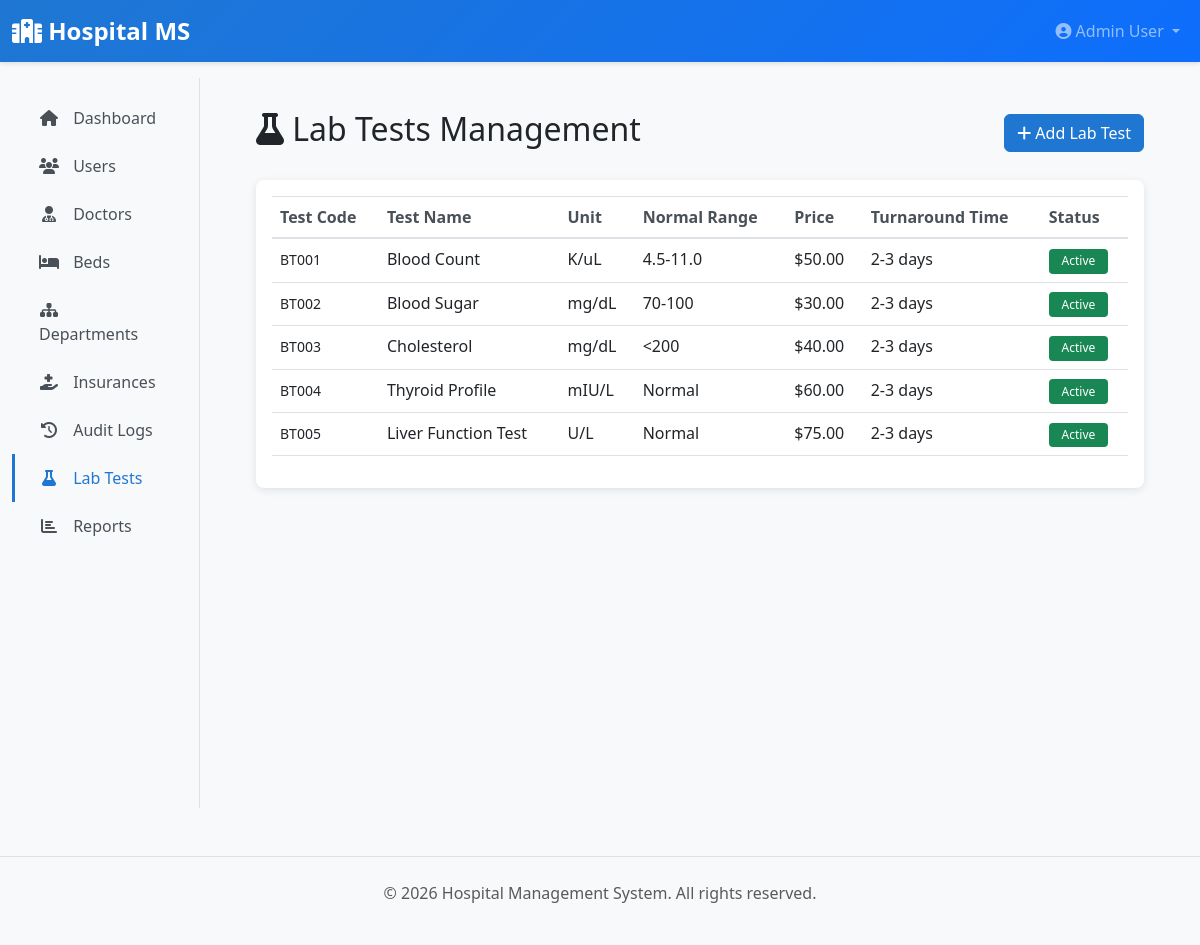
/admin/lab-tests (signed in), run on the app's committed database.
### app/models/__init__.py (models this page shows, shortened)
class User(UserMixin, db.Model):
    __tablename__ = 'users'
    id = db.Column(db.Integer, primary_key=True)
    username = db.Column(db.String(80), unique=True, nullable=False, index=True)
    email = db.Column(db.String(120), unique=True, nullable=False, index=True)
    password_hash = db.Column(db.String(255), nullable=False)
    first_name = db.Column(db.String(80))
    last_name = db.Column(db.String(80))
    phone = db.Column(db.String(20))
    role = db.Column(db.Enum(UserRole), nullable=False, default=UserRole.PATIENT)
    is_active = db.Column(db.Boolean, default=True)
    created_at = db.Column(db.DateTime, default=datetime.utcnow)
    updated_at = db.Column(db.DateTime, default=datetime.utcnow, onupdate=datetime.utcnow)
    patient = db.relationship('Patient', uselist=False, back_populates='user', foreign_keys='Patient.user_id', cascade='all, delete-orphan', passive_deletes=True)
    doctor = db.relationship('Doctor', uselist=False, back_populates='user', foreign_keys='Doctor.user_id', cascade='all, delete-orphan', passive_deletes=True)
    lab_staff = db.relationship('LabStaff', uselist=False, back_populates='user', foreign_keys='LabStaff.user_id', cascade='all, delete-orphan', passive_deletes=True)
    def get_full_name(self):
        return f"{self.first_name} {self.last_name}".strip()

class LabTest(db.Model):
    __tablename__ = 'lab_tests'
    id = db.Column(db.Integer, primary_key=True)
    test_code = db.Column(db.String(30), unique=True, nullable=False)
    test_name = db.Column(db.String(120), nullable=False)
    description = db.Column(db.Text)
    normal_range = db.Column(db.String(100))
    unit = db.Column(db.String(50))
    price = db.Column(db.Float, nullable=False)
    turnaround_time = db.Column(db.String(50))  # e.g., "2-3 days"
    is_active = db.Column(db.Boolean, default=True)
    created_at = db.Column(db.DateTime, default=datetime.utcnow)
    lab_results = db.relationship('LabResult', back_populates='lab_test', cascade='all, delete-orphan')

### app/blueprints/admin.py (the view)
@admin_bp.route('/lab-tests')
@login_required
@admin_required
def lab_tests_list():
    page = request.args.get('page', 1, type=int)
    tests = LabTest.query.paginate(page=page, per_page=10)
    return render_template('admin/lab_tests_list.html', tests=tests)

### app/blueprints/admin.py (called while the page is built)
def admin_required(f):
    @wraps(f)
    def decorated_function(*args, **kwargs):
        if not current_user.is_authenticated or current_user.role != UserRole.ADMIN:
            flash('You do not have permission to access this page.', 'danger')
            return redirect(url_for('main.dashboard'))
        return f(*args, **kwargs)
    return decorated_function

### app/templates/admin/lab_tests_list.html (shortened to what this page needs)
{% extends "layouts/base.html" %}
{% block content %}
<div class="d-flex justify-content-between align-items-center mb-4">
    <h2><i class="fas fa-flask"></i> Lab Tests Management</h2>
    <a href="{{ url_for('admin.create_lab_test') }}" class="btn btn-primary">
        <i class="fas fa-plus"></i> Add Lab Test
    </a>
</div>
<div class="card">
    <div class="card-body">
        {% if tests.items %}
        <div class="table-responsive">
            <table class="table table-hover">
                <thead>
                    <tr>
                        <th>Test Code</th>
                        <th>Test Name</th>
                        <th>Unit</th>
                        <th>Normal Range</th>
                        <th>Price</th>
                        <th>Turnaround Time</th>
                        <th>Status</th>
                    </tr>
                </thead>
                <tbody>
                    {% for test in tests.items %}
                    <tr>
                        <td><small>{{ test.test_code }}</small></td>
                        <td>{{ test.test_name }}</td>
                        <td>{{ test.unit }}</td>
                        <td>{{ test.normal_range }}</td>
                        <td>${{ "%.2f"|format(test.price) }}</td>
                        <td>{{ test.turnaround_time }}</td>
                        <td>
                            {% if test.is_active %}
                                <span class="badge badge-success">Active</span>
                            {% else %}
                                <span class="badge badge-danger">Inactive</span>
                            {% endif %}
                        </td>
                    </tr>
                    {% endfor %}
                </tbody>
            </table>
        </div>
        {% else %}
        <p class="text-muted text-center my-3">No lab tests configured yet.</p>
        {% endif %}
    </div>
</div>
{% endblock %}

### app/templates/layouts/base.html (shortened to what this page needs)
<!DOCTYPE html>
<html lang="en">
<head>
    <link href="https://cdnjs.cloudflare.com/ajax/libs/bootstrap/5.3.0/css/bootstrap.min.css" rel="stylesheet">
    <link href="https://cdnjs.cloudflare.com/ajax/libs/font-awesome/6.4.0/css/all.min.css" rel="stylesheet">
</head>
<body>
    <nav class="navbar navbar-expand-lg navbar-dark sticky-top">
        <div class="container-fluid">
            <a class="navbar-brand" href="{{ url_for('main.dashboard') }}">
                <i class="fas fa-hospital"></i> Hospital MS
            </a>
            <div class="collapse navbar-collapse" id="navbarNav">
                <ul class="navbar-nav ms-auto">
                    {% if current_user.is_authenticated %}
                        <li class="nav-item dropdown">
                            <a class="nav-link dropdown-toggle" href="#" id="userDropdown" role="button" data-bs-toggle="dropdown">
                                <i class="fas fa-user-circle"></i> {{ current_user.get_full_name() or current_user.username }}
                            </a>
                        </li>
                    {% else %}
                        <li class="nav-item">
                            <a class="nav-link" href="{{ url_for('auth.login') }}">Login</a>
                        </li>
                    {% endif %}
                </ul>
            </div>
        </div>
    </nav>
    {% if current_user.is_authenticated %}
        <div class="container-fluid">
            <div class="row">
                <nav class="col-md-3 col-lg-2 d-md-block bg-light sidebar">
                    <div class="position-sticky pt-3">
                        <ul class="nav flex-column">
                            {% if current_user.role.value == 'admin' %}
                                <li class="nav-item">
                                    <a class="nav-link {% if request.endpoint == 'admin.dashboard' %}active{% endif %}" href="{{ url_for('admin.dashboard') }}">
                                        <i class="fas fa-home"></i> Dashboard
                                    </a>
                                </li>
                                <li class="nav-item">
                                    <a class="nav-link {% if request.endpoint in ['admin.users_list', 'admin.create_user', 'admin.edit_user'] %}active{% endif %}" href="{{ url_for('admin.users_list') }}">
                                        <i class="fas fa-users"></i> Users
                                    </a>
                                </li>
                                <li class="nav-item">
                                    <a class="nav-link {% if request.endpoint in ['admin.doctors_list', 'admin.edit_doctor'] %}active{% endif %}" href="{{ url_for('admin.doctors_list') }}">
                                        <i class="fas fa-user-md"></i> Doctors
                                    </a>
                                </li>
                                <li class="nav-item">
                                    <a class="nav-link {% if request.endpoint in ['admin.beds_list', 'admin.create_bed'] %}active{% endif %}" href="{{ url_for('admin.beds_list') }}">
                                        <i class="fas fa-bed"></i> Beds
                                    </a>
                                </li>
                                <li class="nav-item">
                                    <a class="nav-link {% if request.endpoint in ['admin.departments_list', 'admin.create_department'] %}active{% endif %}" href="{{ url_for('admin.departments_list') }}">
                                        <i class="fas fa-sitemap"></i> Departments
                                    </a>
                                </li>
                                <li class="nav-item">
                                    <a class="nav-link {% if request.endpoint in ['admin.insurances_list', 'admin.create_insurance'] %}active{% endif %}" href="{{ url_for('admin.insurances_list') }}">
                                        <i class="fas fa-hand-holding-medical"></i> Insurances
                                    </a>
                                </li>
                                <li class="nav-item">
                                    <a class="nav-link {% if request.endpoint == 'admin.audit_logs' %}active{% endif %}" href="{{ url_for('admin.audit_logs') }}">
                                        <i class="fas fa-history"></i> Audit Logs
                                    </a>
                                </li>
                                <li class="nav-item">
                                    <a class="nav-link {% if request.endpoint in ['admin.lab_tests_list', 'admin.create_lab_test'] %}active{% endif %}" href="{{ url_for('admin.lab_tests_list') }}">
                                        <i class="fas fa-flask"></i> Lab Tests
                                    </a>
                                </li>
                                <li class="nav-item">
                                    <a class="nav-link {% if request.endpoint == 'admin.reports' %}active{% endif %}" href="{{ url_for('admin.reports') }}">
                                        <i class="fas fa-chart-bar"></i> Reports
                                    </a>
                                </li>
                            {% endif %}
                        </ul>
                    </div>
                </nav>
                <main class="col-md-9 ms-sm-auto col-lg-10 px-md-4">
                    <div class="main-content">
                        {% block content %}{% endblock %}
                    </div>
                </main>
            </div>
        </div>
    {% else %}
        <div style="min-height: calc(100vh - 70px); padding: 2rem;">
            {% block auth_content %}{% endblock %}
        </div>
    {% endif %}
    <footer class="bg-light py-4 mt-5 border-top">
        <div class="container text-center text-muted">
            <p>&copy; 2026 Hospital Management System. All rights reserved.</p>
        </div>
    </footer>
</body>
</html>

### app/templates/layouts/base.html (style rules this page uses)
:root { --primary-color: #1f77d2; --secondary-color: #0d6efd; --danger-color: #dc3545; }
body { background-color: #f8f9fa; font-family: 'Segoe UI', Tahoma, Geneva, Verdana, sans-serif; }
.navbar { background: linear-gradient(135deg, var(--primary-color) 0%, var(--secondary-color) 100%); box-shadow: 0 2px 4px rgba(0,0,0,0.1); }
.navbar-brand { font-weight: 700; font-size: 1.5rem; color: white !important; }
.sidebar { background-color: #fff; min-height: calc(100vh - 70px); border-right: 1px solid #dee2e6; }
.sidebar .nav-link { color: #495057; border-left: 3px solid transparent; padding: 0.75rem 1.5rem; transition: all 0.3s ease; }
.sidebar .nav-link:hover, .sidebar .nav-link.active { color: var(--primary-color); background-color: #f8f9fa; border-left-color: var(--primary-color); }
.sidebar .nav-link i { width: 20px; text-align: center; margin-right: 10px; }
.main-content { padding: 2rem; }
.card { border: 0; box-shadow: 0 2px 8px rgba(0,0,0,0.1); border-radius: 8px; margin-bottom: 1.5rem; }
.btn-primary { background-color: var(--primary-color); border-color: var(--primary-color); }
.badge { padding: 0.4rem 0.8rem; border-radius: 4px; font-weight: 500; }
.badge-success { background-color: #198754; }
.table { background-color: #fff; }
.table thead { background-color: #f8f9fa; border-top: 1px solid #dee2e6; }
.table thead th { color: #495057; font-weight: 600; border-bottom: 2px solid #dee2e6; }

### data on the page
User: first_name+last_name "Admin User"
LabTest: test_code "BT001", test_name "Blood Count", unit "K/uL", normal_range "4.5-11.0", price "50.00", turnaround_time "2-3 days", is_active "Active"
LabTest: test_code "BT002", test_name "Blood Sugar", unit "mg/dL", normal_range "70-100", price "30.00", turnaround_time "2-3 days", is_active "Active"
LabTest: test_code "BT003", test_name "Cholesterol", unit "mg/dL", normal_range "<200", price "40.00", turnaround_time "2-3 days", is_active "Active"
LabTest: test_code "BT004", test_name "Thyroid Profile", unit "mIU/L", normal_range "Normal", price "60.00", turnaround_time "2-3 days", is_active "Active"
LabTest: test_code "BT005", test_name "Liver Function Test", unit "U/L", normal_range "Normal", price "75.00", turnaround_time "2-3 days", is_active "Active"
